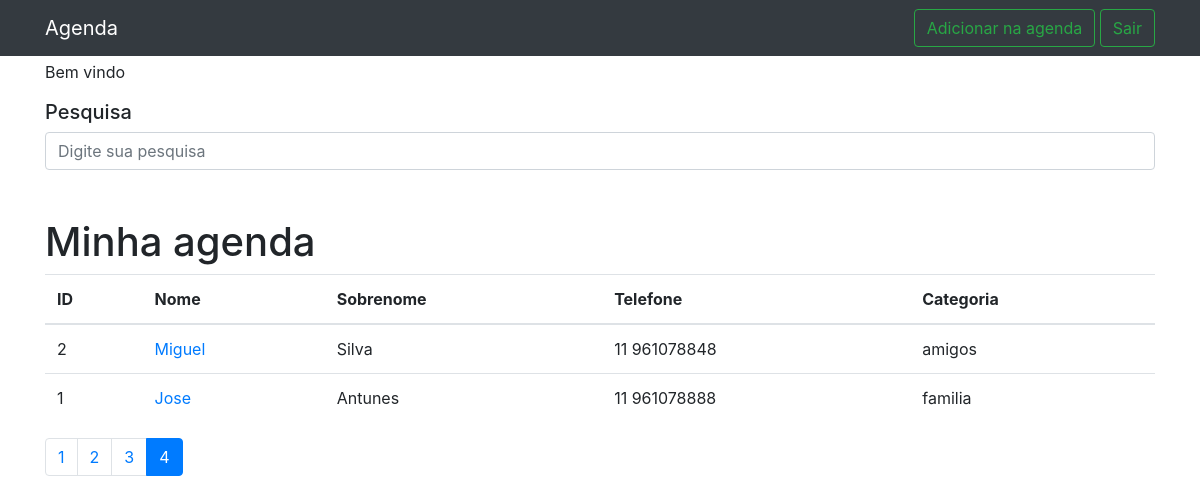
The page /?p=4&termo= (signed in) on the database its author committed.
### contato/models.py (models this page shows, shortened)
class Contato(models.Model):
    nome = models.CharField(max_length= 50)
    sobrenome = models.CharField(max_length= 50, blank= True)
    telefone = models.CharField(max_length= 20)
    email = models.EmailField(max_length= 50, blank=True)
    data_criacao = models.DateTimeField(default= timezone.now)
    descricao = models.TextField(blank= True)
    categoria = models.ForeignKey(Categoria, on_delete= models.DO_NOTHING)
    mostrar = models.BooleanField(default= True)
    foto = models.ImageField(blank= True, upload_to='fotos/%Y/%m/%d')

class Categoria(models.Model):
    categoria = models.CharField(max_length= 50)
    def __str__(self) -> str:
        return self.categoria

### contato/views.py (the view)
# urls.py: path('', views.index, name='index'),
@login_required(redirect_field_name='login')
def index(request):
    lista_contatos = Contato.objects.order_by('-id').filter(mostrar= True)
    paginator = Paginator(lista_contatos, 2)
    paginas = request.GET.get('p')
    contatos = paginator.get_page(paginas)
    return render(request, 'index.html', {'contatos': contatos})

### contato/templates/index.html (shortened to what this page needs)
{% extends 'base.html' %}
{% block conteudo %}
<p class="mt-1">Bem vindo {{user.first_name}} {{user.last_name}}</p>
    <h5 class="mt-1">Pesquisa</h5>
    <form method="get" action="{% url 'busca' %}">
        <div class="form-group row">
            <div class="col-12">
            <input class="form-control"
                    type="search" value="{{ request.GET.termo }}"
                    id="search-input"
                    placeholder="Digite sua pesquisa"
                    name="termo">
            </div>
        </div>
    </form>
    <h1 class="mt-5">Minha agenda</h1>
    <table class="table">
        <thead>
        <tr>
            <th>ID</th>
            <th>Nome</th>
            <th>Sobrenome</th>
            <th>Telefone</th>
            <th>Categoria</th>
        </tr>
        </thead>
        <tbody>
        {% for contato in contatos %}
            <tr>
                <td>{{contato.id}}</td>
                <td>
                    <a href="{% url 'detalhes' contato.id %}">{{contato.nome}}</a>
                </td>
                <td>{{contato.sobrenome}}</td>
                <td>{{contato.telefone}}</td>
                <td>{{contato.categoria}}</td>
            </tr>
        {% endfor %}
        </tbody>
    </table>
    <nav aria-label="Page navigation example">
        <ul class="pagination">
            {% for pagina in contatos.paginator.page_range %}
                {% if  contatos.number == pagina %}
                    <li class="page-item active">
                        <a class="page-link" href="?p={{pagina}}&termo={{request.GET.termo}}">{{ pagina}}</a>
                    </li>
                {% else %}
                    <li class="page-item">
                        <a class="page-link" href="?p={{pagina}}&termo={{request.GET.termo}}">{{pagina}}</a>
                    </li>
                {% endif %}
            {% endfor %}
        </ul>
    </nav>
{% endblock conteudo %}

### rows shown on the page
Contato: id "2", nome "Miguel", sobrenome "Silva", telefone "11 961078848", categoria "amigos"
Contato: id "1", nome "Jose", sobrenome "Antunes", telefone "11 961078888", categoria "familia"

### other values the page prints
{{ pagina }} "1" "2" "3"
{{ pagina }} "4"
